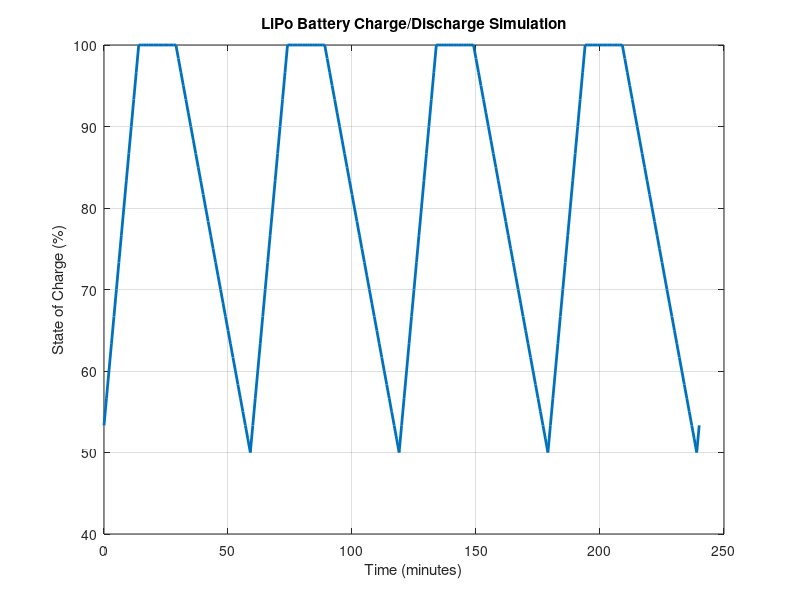

Reproduce this figure in MATLAB.
% LiPo Battery Charge/Discharge Simulation

% Parameters
capacity = 2000; % Battery capacity in mAh (milliampere-hour)
initial_SOC = 50; % Initial State of Charge in percentage (0-100)
charge_C_rate = 2; % Charging rate in C-rate (e.g., 1C means full charge in 1 hour)
discharge_C_rate = 1; % Discharging rate in C-rate (e.g., 0.5C means full discharge in 2 hours)
time_step = 1; % Time step in minutes
total_time = 240; % Total simulation time in minutes

% Convert capacity from mAh to Ah for calculations
capacity_Ah = capacity / 1000; 

% Initialize SOC
SOC = initial_SOC;

% Initialize time array
time = 0:time_step:total_time;

% Initialize SOC array
SOC_array = zeros(size(time));

% Simulation loop
for i = 1:length(time)
    % Check if charging or discharging
    if mod(time(i), 60) < 30 % Example: charge for 30 minutes every hour
        % Charging
        SOC = SOC + (charge_C_rate * capacity_Ah * (time_step / 60))  / capacity_Ah * 100;
    else
        % Discharging
        SOC = SOC - (discharge_C_rate * capacity_Ah * (time_step / 60)) / capacity_Ah * 100;
    end
    
    % Ensure SOC stays within bounds (0-100%)
    SOC = max(0, min(100, SOC));
    
    % Store SOC in array
    SOC_array(i) = SOC;
end

% Plot SOC over time
figure;
plot(time, SOC_array, 'LineWidth', 2);
xlabel('Time (minutes)');
ylabel('State of Charge (%)');
title('LiPo Battery Charge/Discharge Simulation');
grid on;

